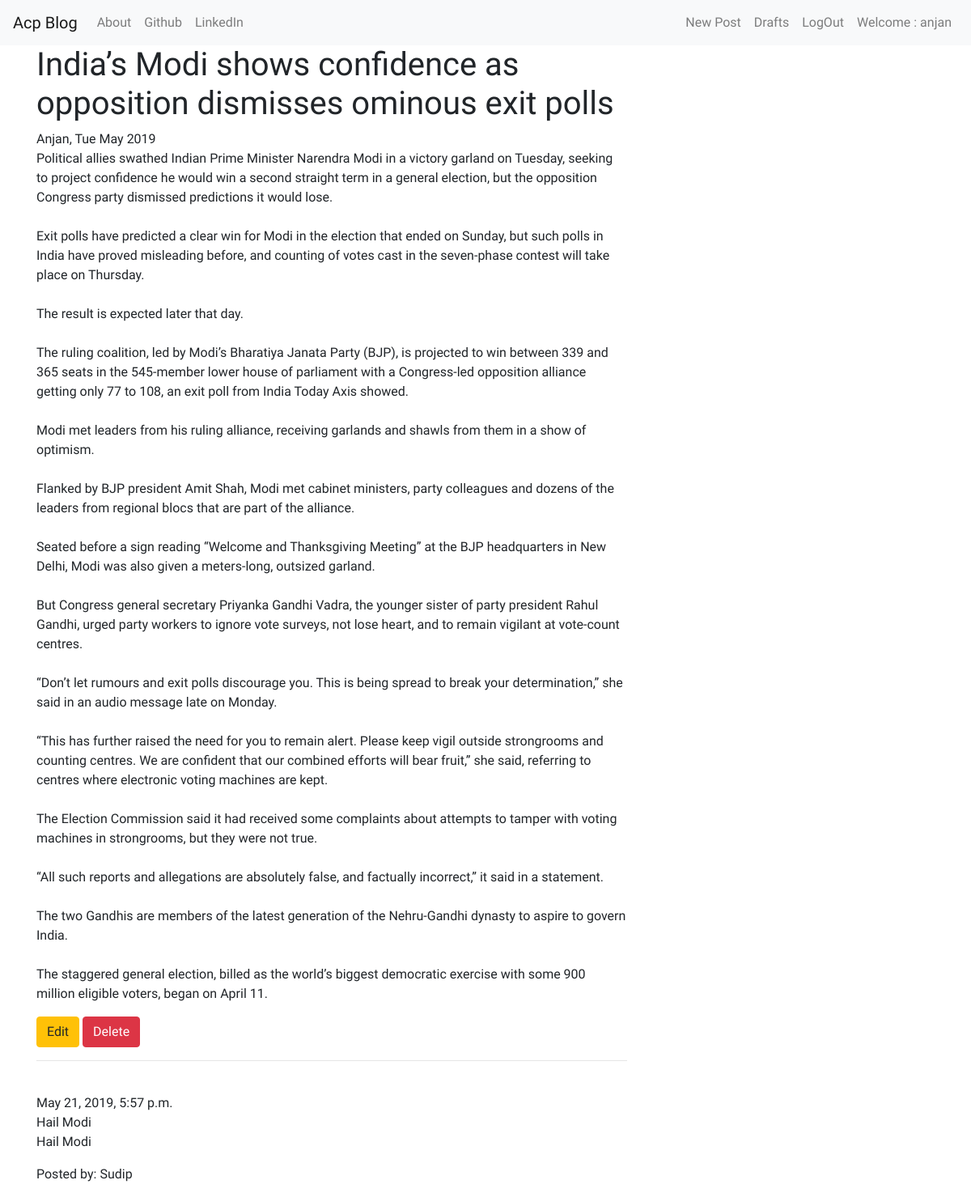
Page /post/7/ (signed in) on the earlier database version.
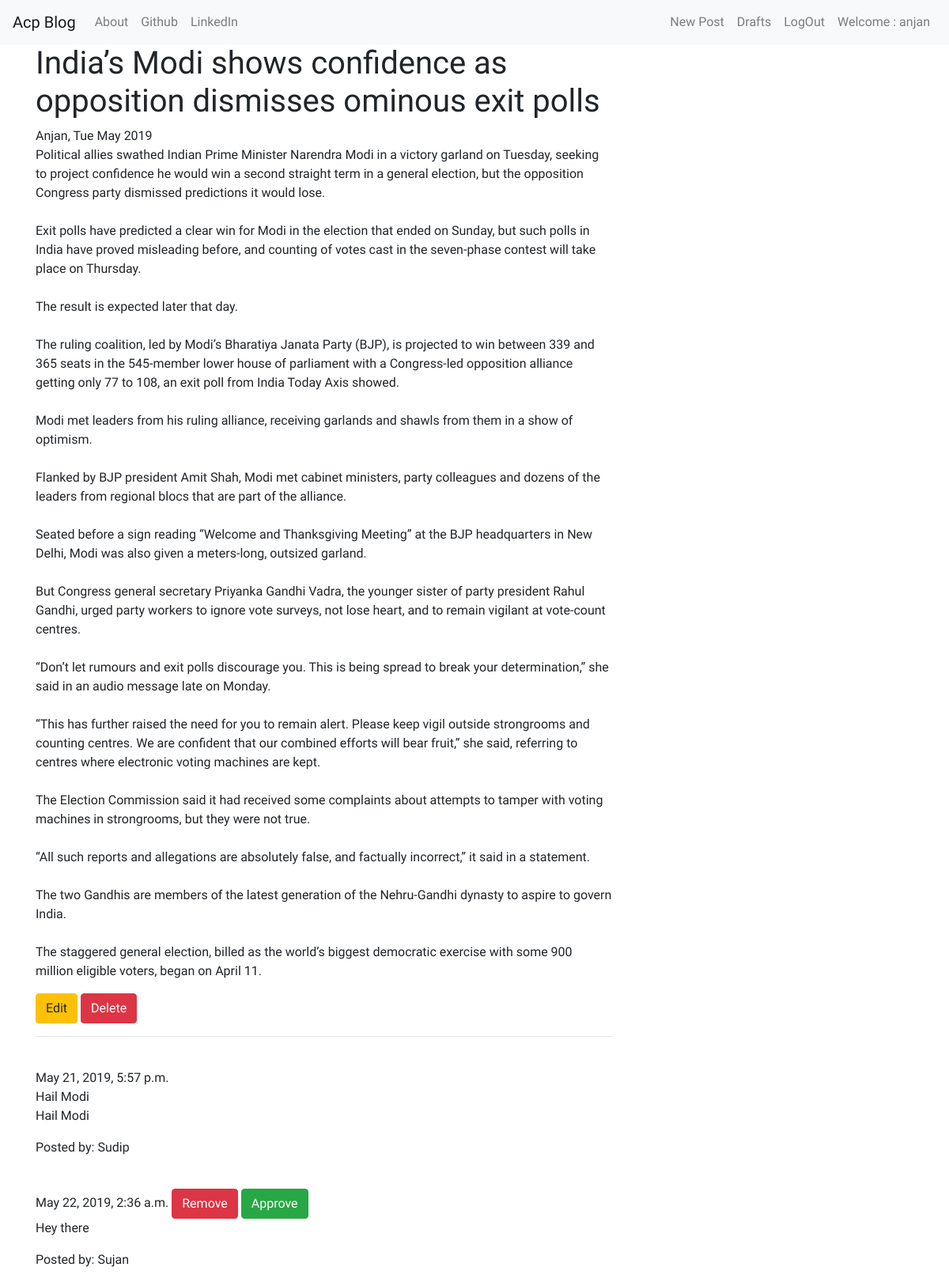
Same page on the later database version.
### blog/models.py (models this page shows, shortened)
class Comment(models.Model):
    post = models.ForeignKey(Post,related_name='comments', on_delete=models.CASCADE)
    author = models.CharField( max_length=50)
    text = models.TextField()
    created_date = models.DateTimeField( auto_now=True, auto_now_add=False)
    approved_comment = models.BooleanField(default=False)
    class Meta:
        verbose_name = ("Comment")
        verbose_name_plural = ("Comments")

### blog/views.py (the view)
# urls.py: path("post/<int:pk>/", views.PostDetailView.as_view(), name="Post_detail"),
class PostDetailView(DetailView):
    model = Post

### blog/templates/blog/post_detail.html (shortened to what this page needs)
{% extends 'blog/base.html' %}
{% block content %}
    <h1 class='posttitle'>{{post.title}}</h1>
    {% if post.published_date %}
        <div class="date postdate">
            {{post.author|capfirst}},
               {{ post.published_date|date:'D M Y'}}
        </div>
    {% else %}
        <a class='btn btn-secondary' href="{% url 'post_publish' pk=post.pk %}">Publish</a>
    {% endif %}
    <p class = 'postcontent'>{{ post.body|safe|linebreaksbr}}</p>
    {% if user.is_authenticated  and post.author == request.user %}
        <a class='btn btn-warning' href="{% url 'post_update' pk=post.pk %}">
        <span class='glyphicon glyphicon-pencil'>Edit</span>
        </a>
        <a class='btn btn-danger' href="{% url 'post_delete' pk=post.pk %}">
        <span class='glyphicon glyphicon-remove'>Delete</span>
        </a>
    {% endif %}
    <hr>
    <div class="contianer">
         {% for comment in post.comments.all %}
            <br>
            {% if user.is_authenticated or comment.approved_comment %}
                {{comment.created_date}}
                {% if not comment.approved_comment and post.author == request.user %}
                    <a class='btn btn-danger' href="{% url 'comment_remove' pk=comment.pk %}">
                        <span class='glyphicon glyphicon-remove'>Remove</span>
                    </a>
                    <a class='btn btn-success' href="{% url 'comment_approve' pk=comment.pk %}">
                      <span class='glyphicon glyphicon-ok'>Approve</span>
                    </a>
                {% endif %}
                <p>{{ comment.text|safe|linebreaksbr}} </p>
                <p>Posted by: {{comment.author}}</p>
            {% endif %}
            {% empty %}
            <p>No comments </p>
        {% endfor %}
    </div>
{% endblock content %}

Differences in the rows shown:
added Comment: created_date "May 22, 2019, 2:36 a.m.", approved_comment "Remove", text "Hey there", author "Sujan"
